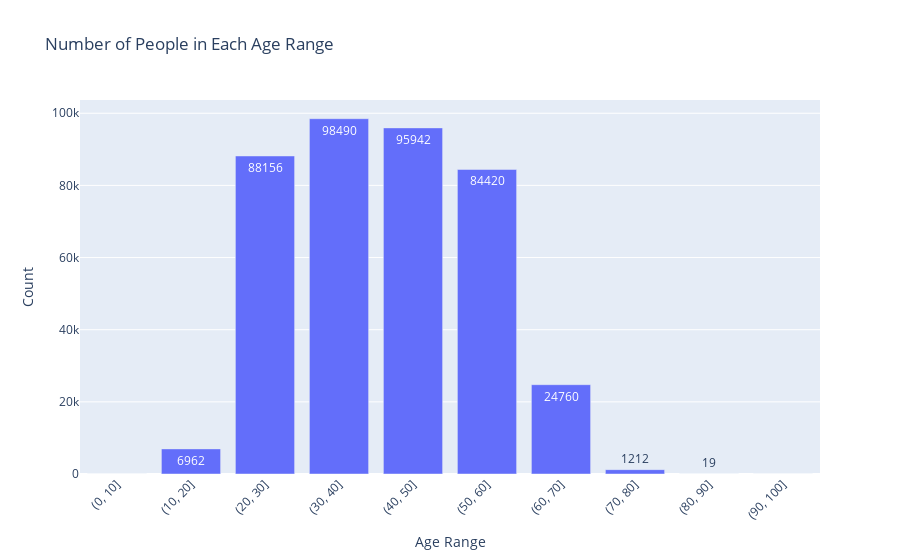

The cell this chart's notebook holds for it:
### Code cell
data['Age Range'] = pd.cut(data['AGE'], bins=age_ranges)

# Group the data by age range and count the number of occurrences
grouped_data = data['Age Range'].value_counts().sort_index()

# Create a bar plot using Plotly
fig = go.Figure(data=[go.Bar(x=grouped_data.index.astype(str), y=grouped_data.values)])

# Add labels and title
fig.update_layout(xaxis_title='Age Range', yaxis_title='Count', title='Number of People in Each Age Range')

# Add count numbers on top of each bar
fig.update_traces(text=grouped_data.values, textposition='auto')

# Rotate x-axis labels if needed
fig.update_layout(xaxis_tickangle=-45)

# Display the plot
fig.show()

### Figure 1 — Plotly figure (JSON) as saved in the notebook; plotly's stock layout.template omitted (floating-point values rounded to 4 significant figures)
{"data": [{"text": [0, 6962, 88156, 98490, 95942, 84420, 24760, 1212, 19, 0], "textposition": "auto", "type": "bar", "x": ["(0, 10]", "(10, 20]", "(20, 30]", "(30, 40]", "(40, 50]", "(50, 60]", "(60, 70]", "(70, 80]", "(80, 90]", "(90, 100]"], "y": [0, 6962, 88156, 98490, 95942, 84420, 24760, 1212, 19, 0]}], "layout": {"title": {"text": "Number of People in Each Age Range"}, "xaxis": {"tickangle": -45, "title": {"text": "Age Range"}}, "yaxis": {"title": {"text": "Count"}}}}
